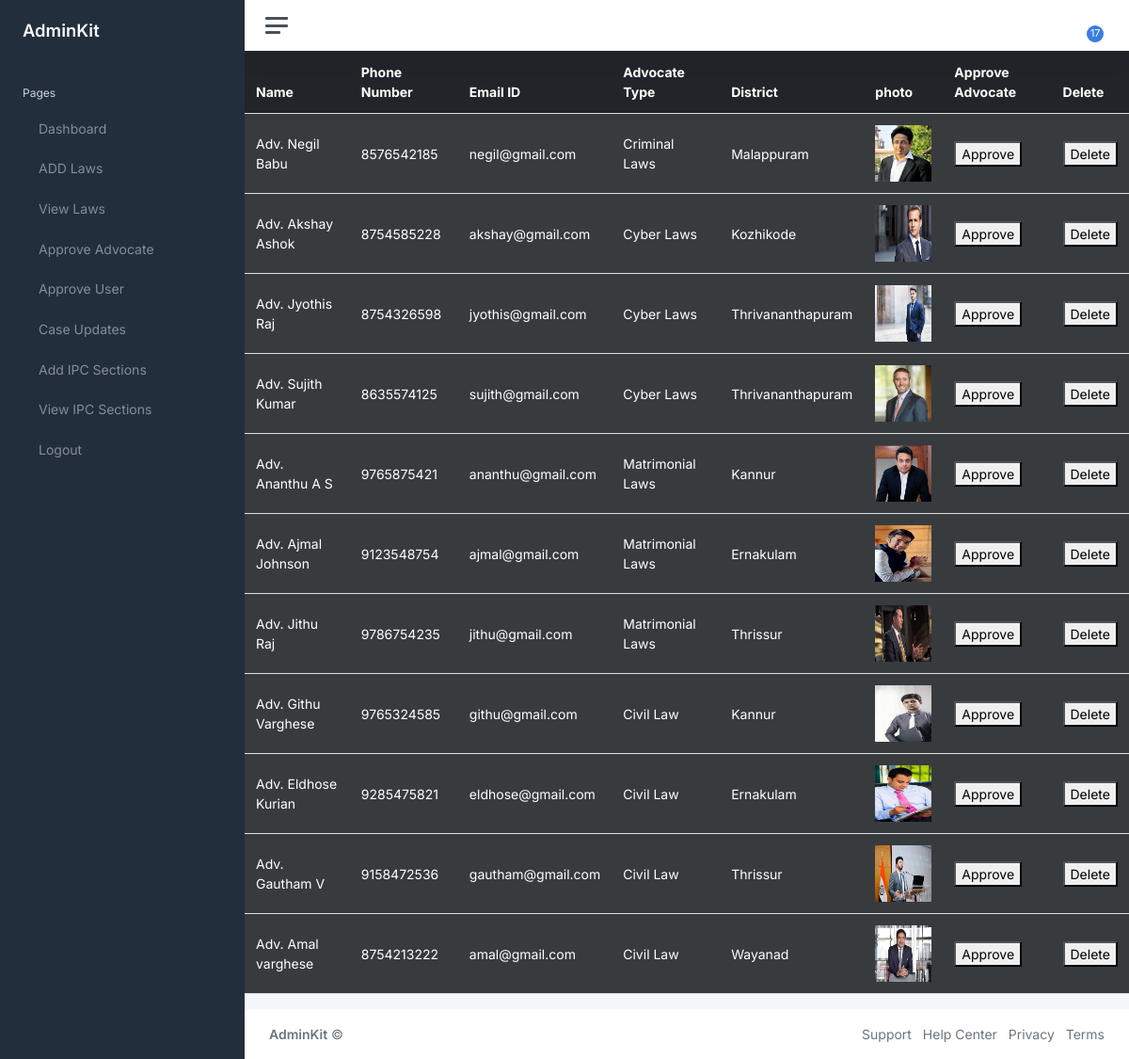
The page /approveadvocate/ on the database its author committed.
### Advocate_app/models.py (models this page shows)
class Advocatedb(models.Model):
    adname = models.CharField(max_length=20,default='')
    mobilenumber  = models.IntegerField()
    emailid = models.CharField(max_length=20,default='')
    advocatetype = models.CharField(max_length=20,default='')
    district = models.CharField(max_length=20,default='')
    image = models.ImageField(upload_to='Image',default='null.jpg')
    username = models.CharField(max_length=20,default='')
    password = models.CharField(max_length=20,default='')
    status = models.IntegerField(default=0)

### Admin_app/views.py (the view)
# urls.py: path('approveadvocate/',views.approveadvocate, name='approveadvocate'),
def approveadvocate(request):
    count = Advocatedb.objects.filter(status=0).count()
    print(count)
    countaccptcase = BookAdvocatedb.objects.filter(status__in=[0,1,2,3,4]).count()
    countuser = Userdb.objects.filter(status=0).count()
    countnoti = count+countaccptcase+countuser
    data = Advocatedb.objects.filter(status=0)
    return render(request,'approveadvocate.html',{'data':data,'count':count, 'countuser':countuser, 'countaccptcase':countaccptcase, 'countnoti':countnoti})

### Admin_app/templates/approveadvocate.html (shortened to what this page needs)
{% extends 'Adminindex.html' %}
{% block content %}
<body>
    <table class="table table-dark">
        <thead>
            <th> Name</th>
            <th>Phone Number</th>
            <th>Email ID</th>
            <th>Advocate Type</th>
            <th>District</th>
            <th>photo</th>
            <th>Approve Advocate</th>
            <th>Delete</th>
        </thead>
        <tbody>
        {% for i in data %}
            <tr class="table-active">
                <td>{{i.adname}}</td>
                <td>{{i.mobilenumber}}</td>
                <td>{{i.emailid}}</td>
                <td>{{i.advocatetype}}</td>
                <td>{{i.district}}</td>
                <td><img src="{{i.image.url}}" style="width: 60px; height: 60px;"></td>
                <td> <a href="{% url 'approveadv' id=i.id  %}"> <button name="button" value="OK" type="button">Approve </button>  </a></td>
                <td> <a href="{% url 'deleteadv' id=i.id %}"> <button name="button" value="OK" type="button">Delete</button></a></td>
            </tr>
        {% endfor %}
        </tbody>
      </table>
</body>
{% endblock %}

### Admin_app/templates/Adminindex.html (shortened to what this page needs)
<!DOCTYPE html>
{% load static %}
<html lang="en">
<head>
    <link href="{% static 'assets/css/app.css' %}" rel="stylesheet">
</head>
<body>
    <div class="wrapper">
        <nav id="sidebar" class="sidebar js-sidebar">
            <div class="sidebar-content js-simplebar">
                <a class="sidebar-brand" href="index.html">
                    <span class="align-middle">AdminKit</span>
                </a>
                <ul class="sidebar-nav">
                    <li class="sidebar-header">
                        Pages
                    </li>
                    <li class="sidebar-item">
                        <a class="sidebar-link" href="{% url 'Adminindex' %}">
                             <span class="align-middle">Dashboard</span>
                        </a>
                    </li>
                    <li class="sidebar-item">
                        <a class="sidebar-link" href="{% url 'Addlaws' %}">
                             <span class="align-middle">ADD Laws</span>
                        </a>
                    </li>
                    <li class="sidebar-item">
                        <a class="sidebar-link" href="{% url 'Viewlaws' %}">
                             <span class="align-middle">View Laws</span>
                        </a>
                    </li>
                    <li class="sidebar-item">
                        <a class="sidebar-link" href="{% url 'approveadvocate' %}">
                             <span class="align-middle">Approve Advocate</span>
                        </a>
                    </li>
                    <li class="sidebar-item">
                        <a class="sidebar-link" href="{% url 'approveuser' %}">
                             <span class="align-middle">Approve User</span>
                        </a>
                    </li>
                    <li class="sidebar-item">
                        <a class="sidebar-link" href="{% url 'adminviewcase' %}">
                             <span class="align-middle">Case Updates</span>
                        </a>
                    </li>
                    <li class="sidebar-item">
                        <a class="sidebar-link" href="{% url 'addipcsections' %}">
                             <span class="align-middle">Add IPC Sections</span>
                        </a>
                    </li>
                    <li class="sidebar-item">
                        <a class="sidebar-link" href="viewipcsections">
                             <span class="align-middle">View IPC Sections</span>
                        </a>
                    </li>
                    <li class="sidebar-item">
                        <a class="sidebar-link" href="{% url 'adminlogout' %}">
                             <span class="align-middle">Logout</span>
                        </a>
                    </li>
                </ul>
            </div>
        </nav>
        <div class="main">
            <nav class="navbar navbar-expand navbar-light navbar-bg">
                <a class="sidebar-toggle js-sidebar-toggle">
                    <i class="hamburger align-self-center"></i>
                </a>
                <div class="navbar-collapse collapse">
                    <ul class="navbar-nav navbar-align">
                        <li class="nav-item dropdown">
                            <a class="nav-icon dropdown-toggle" href="#" id="alertsDropdown" data-bs-toggle="dropdown">
                                <div class="position-relative">
                                    <span class="indicator">{{countnoti}}</span>
                                </div>
                            </a>
                        </li>
                    </ul>
                </div>
            </nav>
            {% block content %}{% endblock %}
            <footer class="footer">
                <div class="container-fluid">
                    <div class="row text-muted">
                        <div class="col-6 text-start">
                            <p class="mb-0">
                                <a class="text-muted" href="https://adminkit.io/"
                                    target="_blank"><strong>AdminKit</strong></a> &copy;
                            </p>
                        </div>
                        <div class="col-6 text-end">
                            <ul class="list-inline">
                                <li class="list-inline-item">
                                    <a class="text-muted" href="https://adminkit.io/" target="_blank">Support</a>
                                </li>
                                <li class="list-inline-item">
                                    <a class="text-muted" href="https://adminkit.io/" target="_blank">Help Center</a>
                                </li>
                                <li class="list-inline-item">
                                    <a class="text-muted" href="https://adminkit.io/" target="_blank">Privacy</a>
                                </li>
                                <li class="list-inline-item">
                                    <a class="text-muted" href="https://adminkit.io/" target="_blank">Terms</a>
                                </li>
                            </ul>
                        </div>
                    </div>
                </div>
            </footer>
        </div>
    </div>
</body>
</html>

### rows shown on the page
Advocatedb: adname "Adv. Negil Babu", mobilenumber "8576542185", emailid "negil@gmail.com", advocatetype "Criminal Laws", district "Malappuram", image (picture)
Advocatedb: adname "Adv. Akshay Ashok", mobilenumber "8754585228", emailid "akshay@gmail.com", advocatetype "Cyber Laws", district "Kozhikode", image (picture)
Advocatedb: adname "Adv. Jyothis Raj", mobilenumber "8754326598", emailid "jyothis@gmail.com", advocatetype "Cyber Laws", district "Thrivananthapuram", image (picture)
Advocatedb: adname "Adv. Sujith Kumar", mobilenumber "8635574125", emailid "sujith@gmail.com", advocatetype "Cyber Laws", district "Thrivananthapuram", image (picture)
Advocatedb: adname "Adv. Ananthu A S", mobilenumber "9765875421", emailid "ananthu@gmail.com", advocatetype "Matrimonial Laws", district "Kannur", image (picture)
Advocatedb: adname "Adv. Ajmal Johnson", mobilenumber "9123548754", emailid "ajmal@gmail.com", advocatetype "Matrimonial Laws", district "Ernakulam", image (picture)
Advocatedb: adname "Adv. Jithu Raj", mobilenumber "9786754235", emailid "jithu@gmail.com", advocatetype "Matrimonial Laws", district "Thrissur", image (picture)
Advocatedb: adname "Adv. Githu Varghese", mobilenumber "9765324585", emailid "githu@gmail.com", advocatetype "Civil Law", district "Kannur", image (picture)
Advocatedb: adname "Adv. Eldhose Kurian", mobilenumber "9285475821", emailid "eldhose@gmail.com", advocatetype "Civil Law", district "Ernakulam", image (picture)
Advocatedb: adname "Adv. Gautham V", mobilenumber "9158472536", emailid "gautham@gmail.com", advocatetype "Civil Law", district "Thrissur", image (picture)
Advocatedb: adname "Adv. Amal varghese", mobilenumber "8754213222", emailid "amal@gmail.com", advocatetype "Civil Law", district "Wayanad", image (picture)

### other values the page prints
{{ countnoti }} "17"
